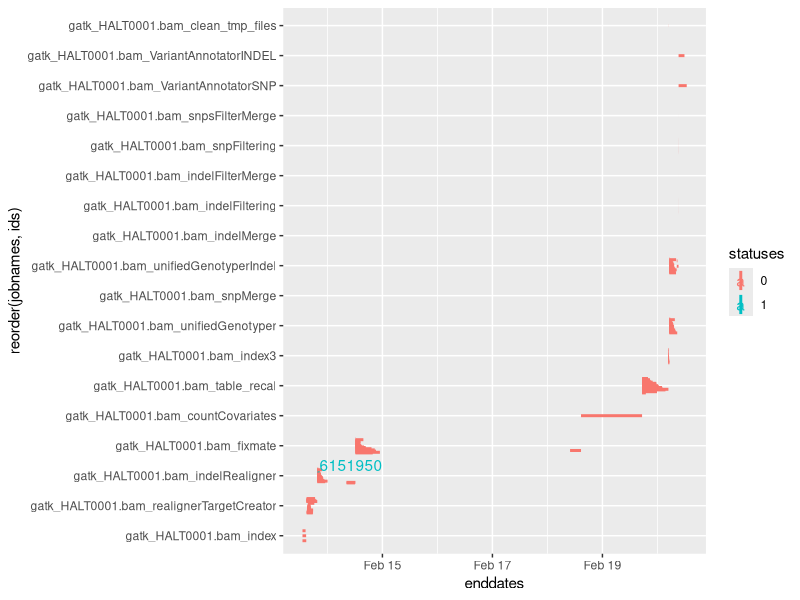
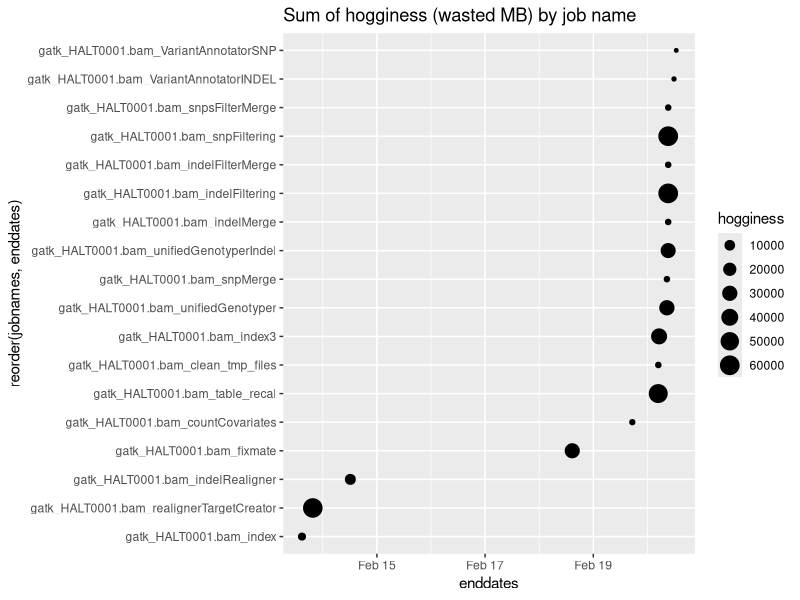
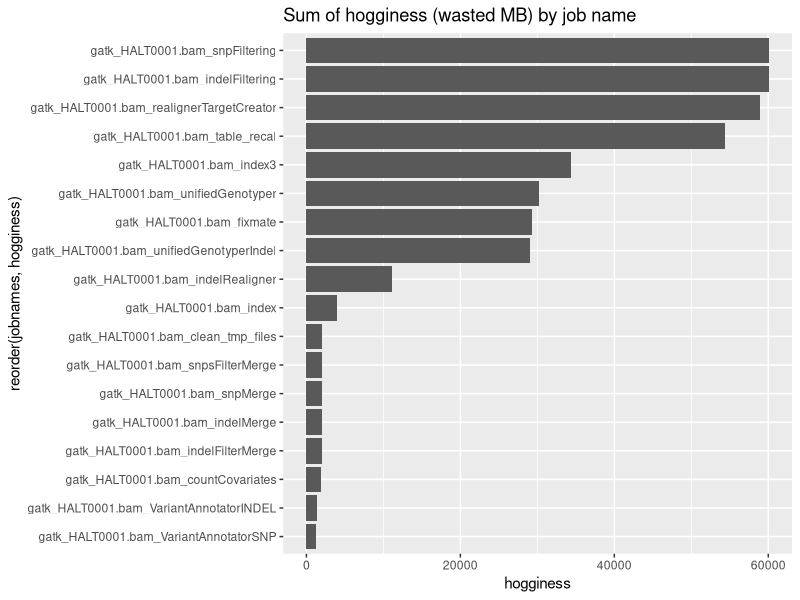

Generate these figures, in order, with R:
#!/usr/bin/env Rscript
#mydf <- read.table('qacct.info.txt', header=TRUE, sep="\t")

#plot(as.Date(mydf$ge_start_time, "%Y-%m-%d %H:%M:%S"), mydf$ge_job_number)
#text(as.Date(mydf$ge_start_time, "%Y-%m-%d %H:%M:%S"), mydf$ge_job_number, mydf$ge_job_name)

#startdates<-as.POSIXct(mydf$ge_start_time, format="%Y-%m-%d %H:%M:%S")
#enddates<-as.POSIXct(mydf$ge_end_time, format="%Y-%m-%d %H:%M:%S")
#ids<-mydf$ge_job_number
#jobnames<-mydf$ge_job_name

#mydata<-data.frame(ids,jobnames,startdates,enddates)

#massaging the data to be more like the example from http://stackoverflow.com/questions/7852235/best-technique-for-timelines
#allnames<-c(as.character(jobnames),as.character(jobnames))
#alldates<-c(startdates,enddates)
#allids<-c(ids,ids)
#allframe<-data.frame(allnames,alldates,allids)

#There were some NA's there when the dates were wrong
#allframe.clean<-subset(allframe, !is.na(alldates))

#ggplot(allframe.clean, aes(x=alldates,y=allids))+geom_line() + geom_point() + geom_text(aes(label=allnames), hjust=0, vjust=0)


#all right, that didn't work. Let's try something else
#install.packages("timeline")


#mydata<-data.frame(ids,jobnames,startdates,enddates)
#mydata.clean<-subset(mydata, !is.na(startdates) & !is.na(enddates))

#timeline(mydata.clean, group.col="ids", label.col="jobnames", start.col="startdates", end.col="enddates")

#okay, that works, but it looks like the data are actually in two groups. I'm going to filter them a bit

#mydata.clean.sub<-subset(mydata.clean, ids<6151959)
#timeline(mydata.clean.sub,group.col="ids", label.col="jobnames", start.col="startdates", end.col="enddates")
#Interesting! you can definitely see the chromosome size differentials there
#mydata.clean.sub2<-subset(mydata.clean, ids>6151980)
#timeline(mydata.clean.sub2,group.col="ids", label.col="jobnames", start.col="startdates", end.col="enddates")
#that was the other end of the timelines

#Now I'm going to pick only the jobs with the longest enddates
#through some R voodoo that I don't fully understand
#(http://nsaunders.wordpress.com/2013/02/13/basic-r-rows-that-contain-the-maximum-value-of-a-variable/)
#mydata.agg<-aggregate(enddates ~ names, mydata.clean, max)
#mydata.max<-merge(mydata.agg,mydata.clean)
#timeline(mydata.max,group.col="ids", label.col="jobnames", start.col="startdates", end.col="enddates")
#Okay, that looks suitably neat!

#sort by starttime
#mydata.sort<-mydata.max[ with(mydata.max,order(startdates)), ]
#timeline(mydata.sort,group.col="jobnames", label.col="jobnames", start.col="startdates", end.col="enddates")

#look at the subset
#mydata.sort.sub2<-subset(mydata.sort, ids>6151980)


#NEW PACKAGE
#install.packages('googleVis')
#library("googleVis")


#plot(gvisTimeline(mydata.sort,rowlabel="jobnames",barlabel="jobnames",start="startdates",end="enddates",options=list(width=1000, height=1000)))
#Looks good, AND it opens in a html page
#plot(gvisTimeline(mydata.clean,rowlabel="jobnames",barlabel="jobnames",start="startdates",end="enddates",options=list(width=1500, height=1000)))


#jobids<-as.character(mydata.clean$ids)
#mydata.char<-data.frame(jobids,mydata.clean$jobnames,mydata.clean$startdates,mydata.clean$enddates)
#plot(gvisTimeline(mydata.char,rowlabel="mydata.clean.jobnames",barlabel="jobids",start="mydata.clean.startdates",end="mydata.clean.enddates",options=list(width=1500, height=1000)))



#So what Larry wants to do is look for jobs that have failed and how they fit in the hierarchy
#timeline and gvisTimeline don't have the ability to a) set the color of specific bars or b) set the size of the bars
#back to ggplot2

#ggplot(mydata.clean, aes(colour=jobnames)) + 
#    geom_segment(aes(x=startdates, xend=enddates, y=ids, yend=ids), size=3) +
#    xlab("Duration")

mydf <- read.table('qacct.info.txt', header=TRUE, sep="\t")
library("ggplot2")
#including fail/non-fail statuses
statuses<-as.character(mydf$ge_failed)
startdates<-as.POSIXct(mydf$ge_start_time, format="%Y-%m-%d %H:%M:%S")
enddates<-as.POSIXct(mydf$ge_end_time, format="%Y-%m-%d %H:%M:%S")
ids<-mydf$ge_job_number
jobnames<-mydf$ge_job_name
#hogginess is the difference between the requested amount of memory (h_vmem) and the max memory used (maxvmem)
hogginess<-apply(mydf[,c("ge_category","ge_maxvmem")], 1, function(row) {
	re <- regexpr("h_vmem=(\\d+)([\\w]{1})",row[1],perl=TRUE)
	hvmem<-mapply(start=attr(re,"capture.start"),len=attr(re,"capture.length"),function(start,len){
		 substr(row[1],start,start+len-1)
	})
	#convert GB to MB
	if (hvmem[2]=='G') {
		hvmem[1]=as.numeric(hvmem[1])*1000
	}
	#if there is no entry, set to 2G
	if (hvmem[1]=='') {
		hvmem[1]=2000
	}
	#convert to mb
	maxvmem<-as.numeric(row[2])/1000000
	#c(hvmem[1], maxvmem, as.integer(hvmem[1])-maxvmem)
	as.numeric(hvmem[1])-maxvmem
})

statuses[54]="1"

timeline<-data.frame(jobnames,startdates,enddates,statuses,ids,hogginess)
timeline<-subset(timeline, !is.na(startdates) & !is.na(enddates))
#timeline<-timeline[ with(timeline,order(enddates)), ]

#labels if the status is non-zero

labels<-apply(timeline[,c("statuses","ids")], 1, function(row) {
	if (row[1]==0){
	""
	} else {
	row[2]
	}
})

#timeline<-subset(timeline, startdates<"2014-02-16")
labtab<-data.frame(timeline$ids,labels)
names(labtab)[names(labtab)=="timeline.ids"] <- "ids"
timeline<-merge(timeline,labtab,by="ids")
pdf("timeline.pdf")
#Yatta!
#This plot shows a timeline sorted by id, with job names along the y axis and dates along the x axis
#colors highlight the status ids. Non-zero statuses have their ids printed
ggplot(timeline, aes(colour=statuses, y=enddates, ymin=startdates, ymax=enddates, x=reorder(jobnames,ids), group=row.names(timeline))) + geom_linerange(position=position_dodge(0.5), size=1) + coord_flip()+geom_text(aes(label=labels,hjust=0,vjust=0), position=position_dodge(0.5))
dev.off()
#Now I'm going to pick only the jobs with the longest enddates
#through some R voodoo that I don't fully understand
#(http://nsaunders.wordpress.com/2013/02/13/basic-r-rows-that-contain-the-maximum-value-of-a-variable/)
timeline.hog<-aggregate(hogginess ~ jobnames, timeline,sum)
timeline.max<-aggregate(enddates ~ jobnames, timeline,max)

sizes<-merge(timeline.hog,timeline.max)
pdf("hogginess.pdf")
ggplot(sizes, aes(x=enddates,y=reorder(jobnames,enddates)))+geom_point(aes(size=hogginess)) + labs(title="Sum of hogginess (wasted MB) by job name")
ggplot(sizes, aes(x=reorder(jobnames,hogginess),y=hogginess))+geom_bar(stat="identity")+coord_flip()+labs(title="Sum of hogginess (wasted MB) by job name")
dev.off()
















